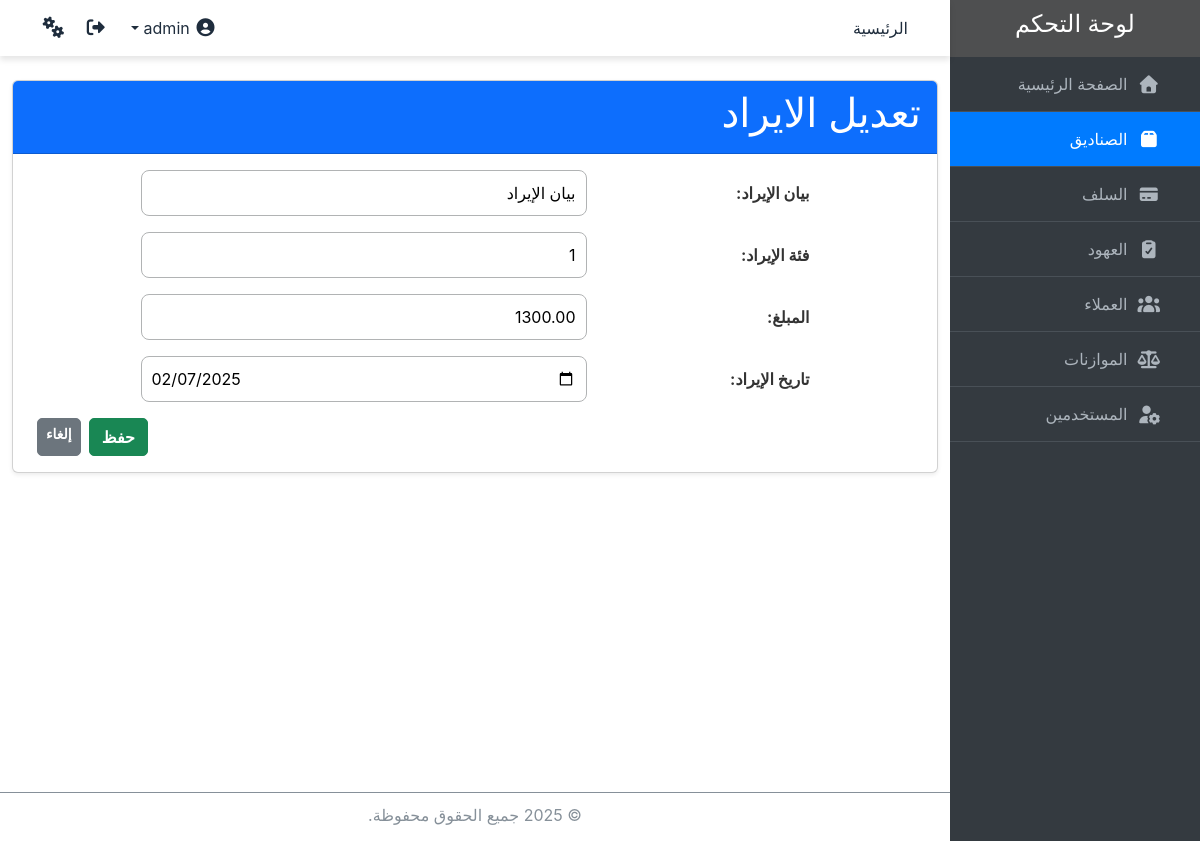
Screenshot of /funds/1/update-fund-revenue/1/ (signed in) with the database file from the repository.
### core/models.py (models this page shows, shortened)
class FundRevenue(models.Model):
    fund = models.ForeignKey(Fund, on_delete=models.CASCADE, verbose_name="الصندوق")
    description = models.CharField(max_length=100, verbose_name="بيان الإيراد")
    category = models.ForeignKey('RevenueCategory', on_delete=models.CASCADE, related_name='fund_revenue_categorys', verbose_name="فئة الايراد")
    amount = models.DecimalField(max_digits=10, decimal_places=2, default=0, verbose_name="المبلغ")
    date = models.DateField(verbose_name="تاريخ الإيراد")
    class Meta:
        verbose_name = "إيراد صندوق"
        verbose_name_plural = "إيرادات الصندوق"

### core/views.py (the view, shortened to what this page needs)
# urls.py: path('funds/<int:fund_pk>/update-fund-revenue/<int:pk>/', views.FundRevenueUpdateView.as_view(), name='fund_revenue_update'),
class FundRevenueUpdateView(PermissionMixin, UpdateView):
    model = FundRevenue
    form_class = FundRevenueForm
    template_name = 'funds/fund_revenue_form.html'
    success_url = reverse_lazy('fund_list')
    permission_required = 'core.change_fundrevenue'
    def get_context_data(self, **kwargs):
        context = super().get_context_data(**kwargs)
        context['fund'] = get_object_or_404(Fund, pk=self.kwargs['fund_pk'])
        return context

### core/forms.py
class FundRevenueForm(forms.ModelForm):
    category = forms.ModelChoiceField(
        queryset=RevenueCategory.objects.all(),
        widget=Select2Widget,
        label="فئة الإيراد"
    )
    class Meta:
        model = FundRevenue
        fields = ['description', 'category', 'amount', 'date']
        can_delete=True
        widgets = {
            'date': forms.DateInput(attrs={'type': 'date'})
        }

### core/views.py (called while the page is built)
    def has_permission(self):
        perms = self.get_permission_required()
        return self.request.user.has_perms(perms) or self.request.user.is_superuser

### core/templates/funds/fund_revenue_form.html (shortened to what this page needs)
{% extends 'base.html' %}
{% block content %}
  <div class="container mt-4">
    <div class="card shadow-sm">
      {% if object %}
      <div class="card-header bg-primary text-white text-end">
        <h1 class="text-white">تعديل الايراد</h1>
      </div>
      {% else %}
      <div class="card-header bg-success text-white text-end">
        <h1 class="text-white">إضافة ايراد جديدة</h1>
      </div>
      {% endif %}
      <div class="card-body">
    <form method="post" class="custom-form">
      {{ form.as_p }}
      <div class="d-flex justify-content-end">
        <button type="submit" class="btn btn-success">حفظ</button>
        <a href="{% url 'fund_detail' fund.id %}" class="btn btn-secondary btn-sm mx-2">إلغاء</a>
      </div>
    </form>
    </div>
  </div>
  </div>
{% endblock %}

### static/css/styles.css (style rules this page uses)
body { margin: 0; margin-right: 250px; font-family: "Source Sans Pro",-apple-system,BlinkMacSystemFont,"Segoe UI",Roboto,"Helvetica Neue",Arial,sans-serif,"Apple Color Emoji","Segoe UI Emoji","Segoe UI Symbol"; font-size: 1rem; font-weight: 400; line-height: 1.5; color: rgb(33, 37, 41); text-align: right; background-color: #fff; }
.custom-form p { display: flex; margin-top: 0; margin-bottom: 1rem; align-items: center; justify-content: center; }
.custom-form label { font-weight: bold; color: #333; width: 25%; }
input, optgroup, select, textarea { width: 50%; min-width: 260px; }
.custom-form .btn { border-radius: 5px; font-weight: bold; transition: background-color 0.3s ease; }
.container h1 { color: #2c3e50; }
form input, form select, form textarea { border-radius: 8px; border: 1px solid #b1b3b4; padding: 10px; }
form button { border-radius: 8px; }

### rows the page displays
FundRevenue: description "بيان الإيراد", category "1", amount "1300.00", date "02/07/2025"
